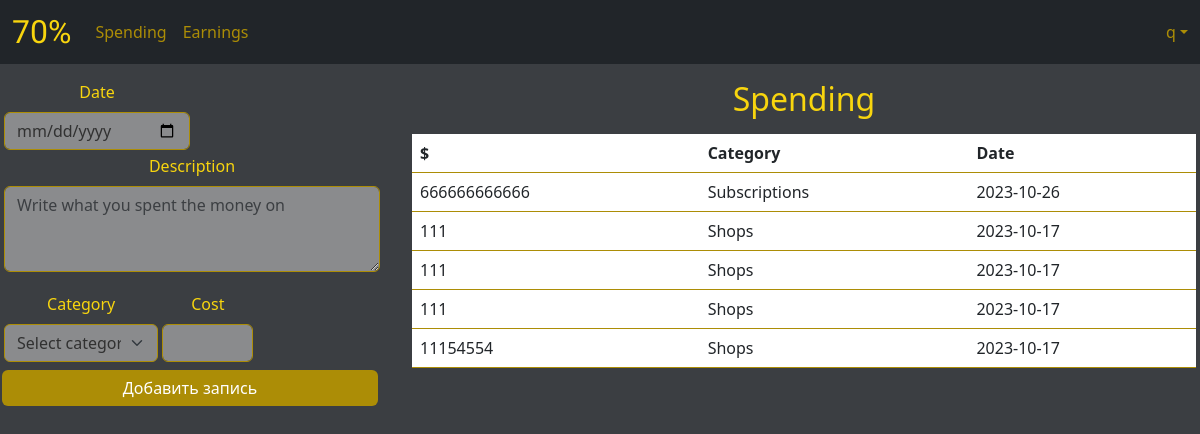
Screenshot of /spending/ (signed in) with the database file from the repository.
### walletdestroyer/models.py (models this page shows, shortened)
class SpendingCategoriesModel(models.Model):
    name = models.CharField(max_length=30)

### walletdestroyer/views.py (the view, shortened to what this page needs)
# urls.py: path('spending/', SpendingView.as_view(), name='spending'),
class SpendingView(LoginRequiredMixin, View):
    Writer = DbManager(SpendingModel)
    login_url = reverse_lazy('auth')
    SPENDING_CATEGORIES = SpendingCategoriesModel.objects.all()
    def get(self, request):
        params = {
            'operations': self.Writer.get_latest(view_depth=5, user_id=request.user.id),
            'form': SpendingForm(),
            'table_name': SpendingModel._meta.verbose_name,
            'is_auth': request.user.is_authenticated,
            'username': request.user.username
        }
        return render(request, 'walletdestroyer/spending.html', context=params)

### walletdestroyer/db_writer.py (called while the page is built)
    def get_latest(self, view_depth, user_id):
        records = [
            record.to_dict()
            for record
            in self._model_objects.filter(user_id=user_id)[:view_depth]
        ]
        for record in records:
            self._date_to_iso(record)
        return records

    def _date_to_iso(self, record):
        record['time_create'] = record.get('time_create').isoformat()

### walletdestroyer/models.py (called while the page is built)
    def to_dict(self):
        data = model_to_dict(self)
        data['category'] = self.category.name if self.category else None
        return data

### walletdestroyer/templates/walletdestroyer/spending.html (shortened to what this page needs)
{% extends "walletdestroyer/base.html" %}
{% block forma %}
<form class="row g-1" method="post">
    <div class="col-md-6">
        <label for="{{ form.time_create.id_for_label }}" class="form-label">{{ form.time_create.label }}</label>
            {{ form.time_create }}
    </div>
    <div class="mb-3">
        <label for="{{ form.description.id_for_label }}" class="form-label">{{ form.description.label }}</label>
        {{ form.description }}
    </div>
    <div class="col-md-5">
        <label for="{{ form.categories.id_for_label }}" class="form-label">{{ form.category.label }}</label>
        {{ form.category }}
    </div>
    <div class="col-md-3">
        <label for="{{ form.cost.id_for_label }}" class="form-label">{{ form.cost.label }}</label>
        {{ form.cost }}
    </div>
    <div class="row g-1">
        <button name="SpendingButton" type="submit" class="btn btn-primary">Добавить запись</button>
    </div>
</form>
{% endblock %}

### walletdestroyer/templates/walletdestroyer/base.html (shortened to what this page needs)
<html lang="en">
{% load static %}
<head>
    <link href="https://cdn.jsdelivr.net/npm/bootstrap@5.3.0-alpha1/dist/css/bootstrap.min.css" rel="stylesheet"
>
    <link rel="stylesheet" href="{% static 'walletdestroyer/css/styles.css' %}">
</head>
<body>
    <header>
        <nav class="navbar navbar-expand-md bg-dark">
            <div class="container-fluid">
                <a class="navbar-brand" href="#">70%</a>
                <div class="collapse navbar-collapse justify-content-between" id="navbarNavAltMarkup">
                    <div class="navbar-nav">
                    {% include "walletdestroyer/navbar.html" %}
                    </div>
                            {% include "walletdestroyer/auth_status_template.html" %}
                    </div>
                </div>
        </nav>
    </header>
    <section>
        <div class="text-center">
            <div class="row">
                <div class="col-lg-4">
                    {% block forma %} {% endblock %}
                </div>
                <div class="col-lg-8">
                    {% include "walletdestroyer/operations_table.html" %}
                </div>
            </div>
        </div>
    </section>
</body>
</html>

### walletdestroyer/templates/walletdestroyer/navbar.html
<a class="nav-link " aria-current="page" href="{% url 'spending' %}">Spending</a>
<a class="nav-link " href="{% url 'earnings' %}">Earnings</a>

### walletdestroyer/templates/walletdestroyer/auth_status_template.html (shortened to what this page needs)
{% if is_auth %}
<div class="nav-item dropdown">
    <a class="nav-link dropdown-toggle" href="#" role="button" data-bs-toggle="dropdown"
       aria-expanded="false">{{ username }}</a>
</div>
{% else %}
<div class="nav-item dropdown">
<a class="nav-link " href="{% url 'auth' %}">Sign in</a>
<a class="nav-link " href="{% url 'registration' %}">Sign up</a>
    </div>
{% endif %}

### walletdestroyer/templates/walletdestroyer/operations_table.html
<h2>{{ table_name }}</h2>
<div>
    <table class="table">
        <thead>
        <tr>
            <th scope="col">$</th>
            <th scope="col">Category</th>
            <th scope="col">Date</th>
        </tr>
        </thead>
        <tbody>
        {% for operation in operations %}
        <tr>
            <td>{{ operation.cost }}</td>
            <td>{{ operation.category }}</td>
            <td>{{ operation.time_create }}</td>
        </tr>
        {% endfor %}
        </tbody>
    </table>
</div>

### walletdestroyer/static/walletdestroyer/css/styles.css (style rules this page uses)
body { background-color: #212529e1; }
.nav-link { color: rgb(172, 141, 6); }
.nav-item.dropdown { color: rgb(172, 141, 6); }
.container-fluid .navbar-brand { color:rgb(248, 213, 14); font-family: 'Gajraj One', cursive; font-size: 2em; padding: 0; }
section>.text-center { color:rgb(248, 213, 14); }
section>.text-center .col-lg-4, section>.text-center .col-lg-8 { padding: 1em; }
section>.text-center input, section>.text-center input:focus { color: rgb(49, 49, 49); background-color: #8a8b8d; border-color: rgb(172, 141, 6); }
section>.text-center textarea, section>.text-center textarea:focus { color: rgb(49, 49, 49); background-color: #8a8b8d; border-color: rgb(172, 141, 6); }
section>.text-center select, section>.text-center select:focus { color: rgb(49, 49, 49); background-color: #8a8b8d; border-color: rgb(172, 141, 6); }
section>.text-center .btn.btn-primary { background-color: rgb(172, 141, 6); border: 0; }
.table { border-color: rgb(172, 141, 6); margin-top: 1em; }
.table thead { color: rgb(248, 213, 14); }
.table tbody { color:rgb(172, 141, 6) }

### rows the page displays
SpendingCategoriesModel: category "Subscriptions"
SpendingCategoriesModel: category "Shops" "Shops" "Shops" "Shops"

### other values shown
{{ username }} "q"
{{ table_name }} "Spending"
{{ operation.cost }} "666666666666" "111" "111" "111" "11154554"
{{ operation.time_create }} "2023-10-26" "2023-10-17" "2023-10-17" "2023-10-17" "2023-10-17"
